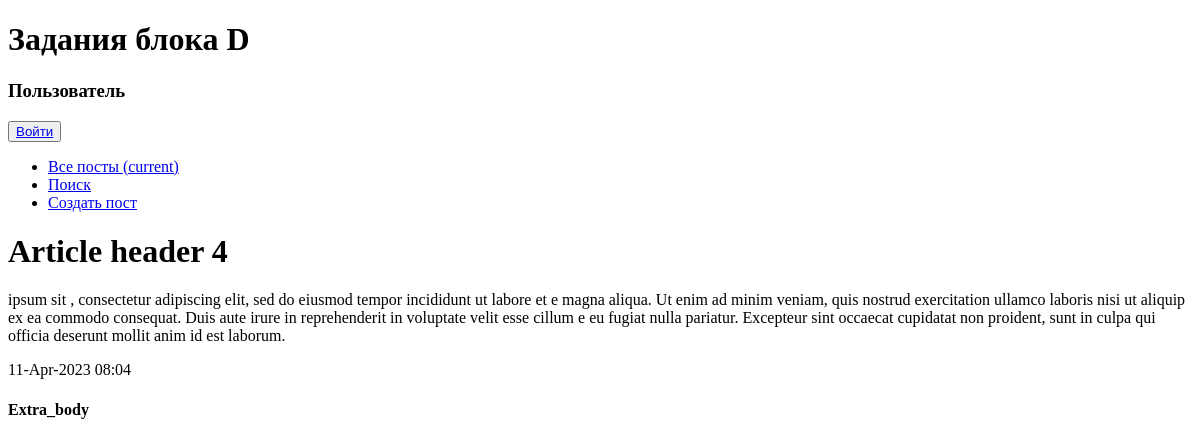
Page /news/7 on the earlier database version.
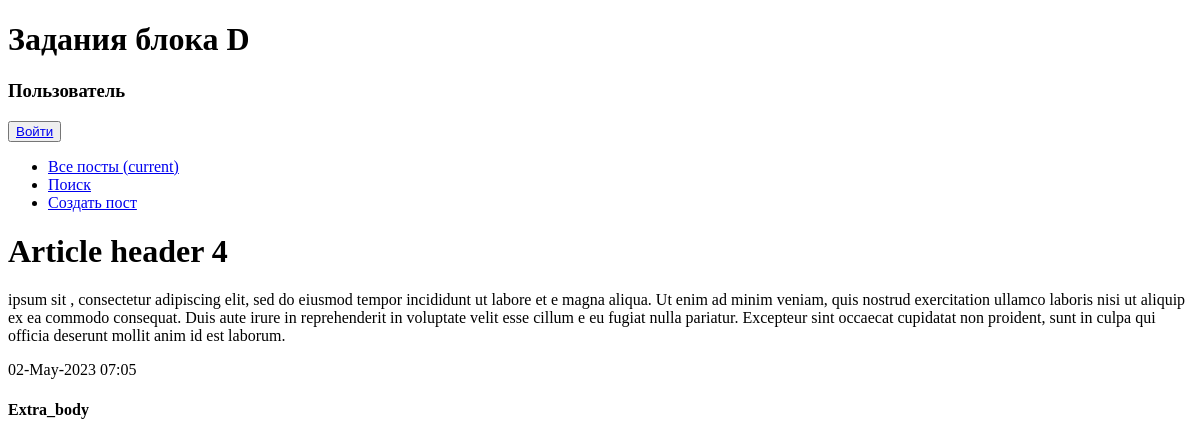
Same page on the later database version.
### news/models.py (models this page shows, shortened)
class Post(models.Model):
    author = models.ForeignKey(Author, on_delete=models.DO_NOTHING)
    category = models.ManyToManyField(Category)
    header = models.CharField(max_length=255, default='')
    text = models.TextField(default='')
    rating = models.IntegerField(default=0)
    create_datetime = models.DateTimeField(auto_now_add=True)
    type = models.CharField(max_length=255, choices=post_types)
    """
    from news.models import *
    a = Author.objects.all()[0]
    a.update_rating()
    """

### news/views.py (the view)
# urls.py: path('<int:pk>', NewsInstance.as_view(), name='news_item')
class NewsInstance(DetailView):
    model = Post
    template_name = 'news/item.html'
    context_object_name = 'news'
    queryset = Post.objects.all()

### news/templatetags/custom_filters.py (called while the page is built)
@register.filter(name='censor')
def censor(value):
    words = ['lorem', 'dolor', 'amet']
    for word in words:
        regexp = re.compile(re.escape(word), re.IGNORECASE)
        value = regexp.sub('', value)
    return value

### templates/news/item.html (shortened to what this page needs)
{% extends 'base.html' %}
{% load custom_filters %}
{% block content %}
<h1>{{ news.header|censor }}</h1>
<p>{{ news.text|censor }}</p>
<p>{{ news.create_datetime|date:'d-M-Y h:m' }}</p>
{% endblock content %}

Differences in the rows shown:
changed Post "Article header 4": create_datetime "11-Apr-2023 08:04" → "02-May-2023 07:05"
